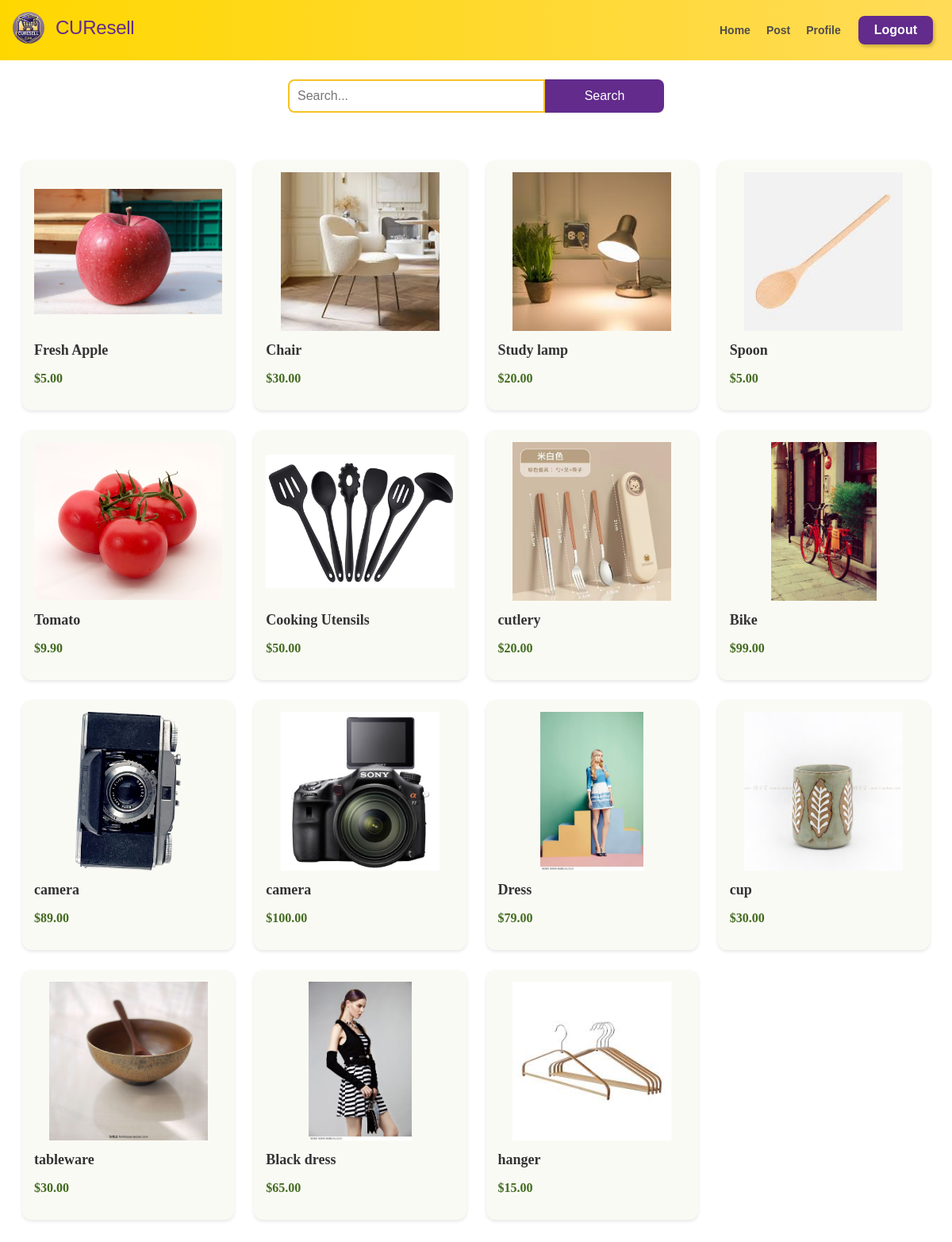
The page /search_default/ on the database its author committed.
### product/models.py (models this page shows, shortened)
class ProductInfo(models.Model):
    title = models.CharField(max_length=20)
    description = models.CharField(max_length=2000)
    picture = models.ImageField(upload_to='product')
    price = models.DecimalField(max_digits=10,decimal_places=2)
    posted_at = models.DateTimeField((u"Conversation Time"),  auto_now_add=True)
    isSold = models.BooleanField(default=False)
    seller = models.ForeignKey(UserInfo, on_delete=models.CASCADE, default='')
    product = ProdInfoManager()

### product/views.py (the view)
# urls.py: url(r'^search_default/$',views.search_default),
def search_default(request):
    products = ProductInfo.product.get_unsold()
    return render(request,'search_default.html', {'products': products})

### product/models.py (called while the page is built)
    def get_unsold(self):
        return super(ProdInfoManager, self).get_queryset().filter(isSold=False)

### templates/search_default.html (shortened to what this page needs)
<!DOCTYPE html>
<html lang="en">
<head>
  <link rel="stylesheet" href="/static/css/search_def.css">
  <link rel="stylesheet" href="/static/css/nav_bar.css">
</head>
<body>
  {% include 'nav_bar.html' %}
  <div class="search-container">
    <div class="search-controls">
        <form class="search-form" action="/after_search/" method="post">
            <input type="text" name="query" placeholder="Search..." class="search-input">
            <button type="submit" class="search-button">Search</button>
        </form>
    </div>
    <div class="product-grid">
        {% for product in products %}
        <div class="product-card" data-id="{{ product.id }}">
            <img src="/static/{{product.picture}}" alt="{{ product.title }}" class="product-image">
            <p class="product-title">{{ product.title }}</p>
            <p class="product-price">${{ product.price }}</p>
        </div>
        {% endfor %}
    </div>
</div>
</body>
</html>

### static/css/search_def.css (style rules this page uses)
.search-container { margin-top: 80px; padding: 20px; display: flex; flex-direction: column; align-items: center; }
.search-controls { display: flex; gap: 15px; margin-bottom: 30px; justify-content: center; }
.search-form { display: flex; flex-grow: 1; max-width: 600px; }
.search-input { flex: 1; padding: 10px; border: 2px solid #f5c426; border-radius: 8px 0 0 8px; font-size: 16px; width: 300px; }
.search-button { padding: 10px 20px; background: #622b8c; color: white; border: none; border-radius: 0 8px 8px 0; cursor: pointer; font-size: 16px; width: 150px; }
.product-grid { display: grid; grid-template-columns: repeat(4, 1fr); gap: 25px; margin-top: 30px; justify-content: center; }
.product-card { background: #fafaf5; border-radius: 12px; padding: 15px; box-shadow: 0 2px 4px rgba(0,0,0,0.1); cursor: pointer; transition: transform 0.2s; }
.product-image { width: 100%; height: 200px; object-fit: contain; border-radius: 8px; }
.product-title { color: #333; margin: 10px 0; font-weight: 700; font-size: 18px; text-decoration: none; }
.product-price { color: #426b1f; font-weight: bold; }

### rows shown on the page
ProductInfo: picture (picture), title "Fresh Apple", price "5.00"
ProductInfo: picture (picture), title "Chair", price "30.00"
ProductInfo: picture (picture), title "Study lamp", price "20.00"
ProductInfo: picture (picture), title "Spoon", price "5.00"
ProductInfo: picture (picture), title "Tomato", price "9.90"
ProductInfo: picture (picture), title "Cooking Utensils", price "50.00"
ProductInfo: picture (picture), title "cutlery", price "20.00"
ProductInfo: picture (picture), title "Bike", price "99.00"
ProductInfo: picture (picture), title "camera", price "89.00"
ProductInfo: picture (picture), title "camera", price "100.00"
ProductInfo: picture (picture), title "Dress", price "79.00"
ProductInfo: picture (picture), title "cup", price "30.00"
ProductInfo: picture (picture), title "tableware", price "30.00"
ProductInfo: picture (picture), title "Black dress", price "65.00"
ProductInfo: picture (picture), title "hanger", price "15.00"
